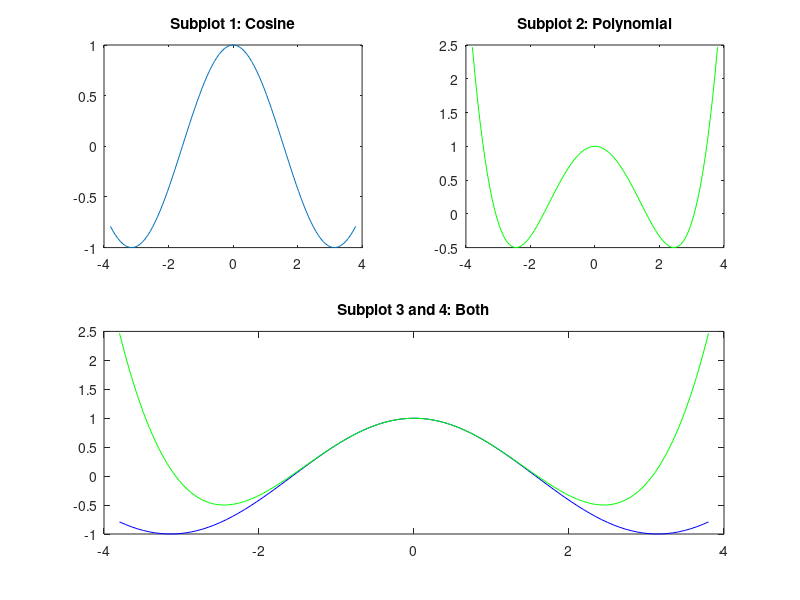

Write MATLAB code to recreate this figure. (Note: this script raises an error after producing the figure.)
%=============================================================================
% Copyright (c) 2016-present Allan CORNET (Nelson)
%=============================================================================
% This file is part of Nelson.
%=============================================================================
% LICENCE_BLOCK_BEGIN
% SPDX-License-Identifier: LGPL-3.0-or-later
% LICENCE_BLOCK_END
%=============================================================================
% <--WEIGHT 2-->
% <--ADV-CLI MODE-->
%=============================================================================
f = figure();
subplot(2, 2, 1);
x = linspace(-3.8, 3.8);
y_cos = cos(x);
plot(x, y_cos);
title('Subplot 1: Cosine')
subplot(2, 2, 2);
y_poly = 1 - x .^ 2 ./ 2 + x .^ 4 ./ 24;
plot(x, y_poly, 'g');
title('Subplot 2: Polynomial')
subplot(2, 2, [3, 4]);
plot(x, y_cos, 'b', x, y_poly, 'g');
title('Subplot 3 and 4: Both')
ax = gca();
asserts.isapprox(ax.Position, [0.13 0.11 0.775 0.341162790697674], 1e-12);
%=============================================================================
f = figure();
ax1 = subplot(2, 2, 1);
asserts.isequal(char(ax1.Box), 'off');
plot(1:3);
asserts.isequal(char(ax1.Box), 'on');
ax2 = subplot(2, 2, 2);
asserts.isequal(char(ax2.Box), 'off');
plot(1:3);
asserts.isequal(char(ax2.Box), 'on');
close(f);
%=============================================================================
f = figure();
ax = axes();
ax.Box = 'off';
hold(ax, 'on');
plot(ax, 1:3);
asserts.isequal(char(ax.Box), 'off');
close(f);
close all;
%=============================================================================
